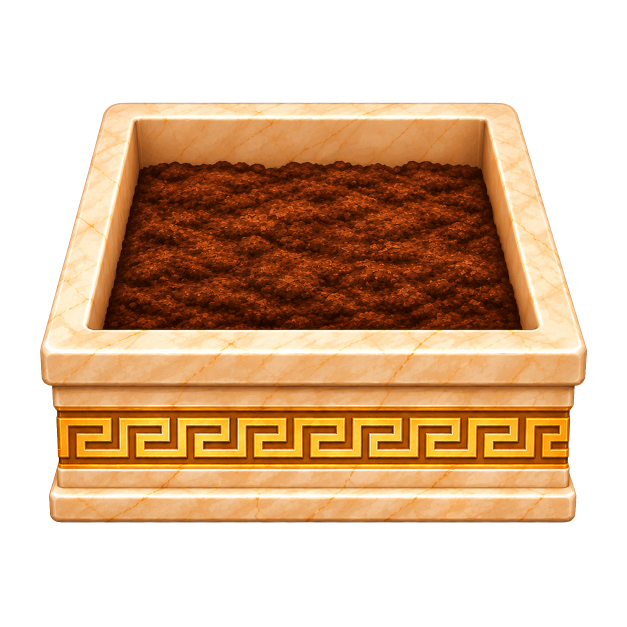
#> input picture herramientas/jardin/fuentes/maceta-frente-original.png, 1254 x 1254 px (shown at 1/2 size)
$ python -i preparar_terraza.py   (imports and definitions only)
#> lines starting #> are read from the running program, lines starting #| are printed output that depends on the picture; after the words box and inside, x2 and y2 are one past the last pixel; in counts of white or black regions, pixels touching at a corner belong together
"""
Jardín estoico v2: prepara las imágenes de la terraza sin maceteros (para acomodar macetas y adornos).

Uso:  python3 -I herramientas/jardin/preparar_terraza.py <carpeta con los PNG de ChatGPT> <carpeta public/jardin>

- Fondos sin maceteros  -> terraza-vertical.webp / terraza-horizontal.webp
- Maceta (la 1.ª de la columna de 5) -> maceta.webp  (+ medidas de la tierra)
- 12 adornos (2 hojas de 6)          -> adorno-<id>.webp
- Brasero apagado (sin la llama)     -> adorno-brasero-apagado.webp
- Granado (6 etapas)                 -> granado-0..5.webp (+ medidas para SPRITES)
- Fuego animado (GIF)                -> fuego.webp (WebP animado)
Imprime en JSON las medidas que van a src/screens/jardin/disposicion.ts.
"""
import json
import sys
from pathlib import Path

import numpy as np
from PIL import Image
from scipy import ndimage

src, dst = Path(sys.argv[1]), Path(sys.argv[2])
# [1 line not run here, left out]
medidas = {}


def piezas(path, minfrac=0.01):
    im = Image.open(path).convert('RGBA')
    a = np.array(im)[:, :, 3] > 40
    lab, n = ndimage.label(ndimage.binary_closing(a, iterations=3))
    sl = ndimage.find_objects(lab)
    sizes = ndimage.sum(a, lab, range(1, n + 1))
    grandes = [i for i in range(n) if sizes[i] > a.sum() * minfrac]
    # Cada pieza chica se suma a la grande más cercana
    caja = {i: [sl[i][1].start, sl[i][0].start, sl[i][1].stop, sl[i][0].stop] for i in grandes}
    for i in range(n):
        if i in caja or sizes[i] < 30:
            continue
        cy, cx = (sl[i][0].start + sl[i][0].stop) / 2, (sl[i][1].start + sl[i][1].stop) / 2
        j = min(grandes, key=lambda g: ((caja[g][0] + caja[g][2]) / 2 - cx) ** 2 + ((caja[g][1] + caja[g][3]) / 2 - cy) ** 2)
        c = caja[j]
        caja[j] = [min(c[0], sl[i][1].start), min(c[1], sl[i][0].start), max(c[2], sl[i][1].stop), max(c[3], sl[i][0].stop)]
    out = []
    for i in grandes:
        x0, y0, x1, y1 = caja[i]
        recorte = Image.fromarray(np.where((lab[y0:y1, x0:x1] > 0)[..., None] | (np.array(im)[y0:y1, x0:x1, 3:4] > 0), np.array(im)[y0:y1, x0:x1], 0).astype('uint8'), 'RGBA')
        out.append(((y0 + y1) / 2, x0, recorte))
    return out


def filas(lista, n_filas):
    lista = sorted(lista, key=lambda t: t[0])
    por = len(lista) // n_filas
    res = []
    for f in range(n_filas):
        res += sorted(lista[f * por:(f + 1) * por], key=lambda t: t[1])
    return [t[2] for t in res]


def guardar(im, nombre, maximo=None, calidad=82):
    if maximo and max(im.size) > maximo:
        im = im.copy()
        im.thumbnail((maximo, maximo), Image.LANCZOS)
    im.save(dst / nombre, 'WEBP', quality=calidad, method=6)
    return im


# Fondos
# [2 lines not run here, left out]

# Maceta: medidas de la tierra (para apoyar la planta)
# [1 line that did not run here, left out]
# [1 line that did not run here, left out]
# La tierra se midió a ojo sobre maceta.webp (la detección por color confunde la tierra con las vetas doradas).
# [1 line that did not run here, left out]

# Adornos
ids1 = ['reloj-arena', 'brasero', 'cojin-laurel', 'pergaminos', 'lira', 'esfera']
#> ids1 = ['reloj-arena', 'brasero', 'cojin-laurel', 'pergaminos', 'lira', 'esfera']
ids2 = ['farol', 'pergamino', 'corona', 'flores', 'reloj-sol', 'libros']
medidas['adornos'] = {}
# [18 lines not run here, left out]

# Granado (como las otras plantas: a la mitad de tamaño)
# [1 line that did not run here, left out]
medidas['granado'] = []
# [10 lines not run here, left out]
cuadros, tiempos = [], []
# [5 lines not run here, left out]
caja = None
# [3 lines not run here, left out]
cuadros = [c.crop(caja) for c in cuadros]
# [1 line not run here, left out]
# [1 line that did not run here, left out]

# [1 line not run here, left out]

>>> result = piezas('fuentes/maceta-frente-original.png')
#> call 3 of piezas, with path = 'fuentes/maceta-frente-original.png', minfrac = 0.01
#> in piezas, im is the input picture: PIL image 1254x1254 RGBA; mean R, G, B, A 99.1, 68, 40.3, 134.9
#> in piezas (call 3), `a = np.array(im)[:, :, 3] > 40`:
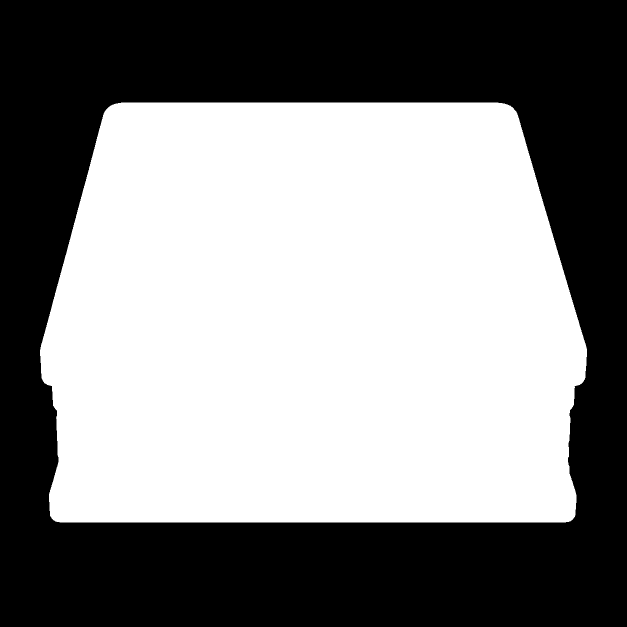
#> a: shape (1254, 1254) bool (shown at 1/2 size); 53% white; 1 black region, box (x1, y1, x2, y2) and area: (0, 0, 1254, 1254) 739581
#> in piezas (call 3), `lab, n = ndimage.label(ndimage.binary_closing(a, iterations=3))`: lab: shape (1254, 1254) int32; values 0 (black) and 1 (white), 53% white; 1 black region, box (x1, y1, x2, y2) and area: (0, 0, 1254, 1254) 739574
#> in piezas (call 3), `lab, n = ndimage.label(ndimage.binary_closing(a, iterations=3))`: n = 1
#> in piezas (call 3), `sl = ndimage.find_objects(lab)`: sl = 1 item
#> in piezas (call 3), `sizes = ndimage.sum(a, lab, range(1, n + 1))`: sizes = [832935]
#> in piezas (call 3), `grandes = [i for i in range(n) if sizes[i] > a.sum() * minfrac]`: grandes = [0]
#> in piezas (call 3), `caja = {i: [sl[i][1].start, sl[i][0].start, sl[i][1].stop, sl[i][0].st..`: caja = {0: [80, 205, 1174, 1045]}
#> the loop in piezas (call 3), `for i in grandes:` made 1 pass
#> pass 1, in piezas (call 3), `recorte = Image.fromarray(np.where((lab[y0:y1, x0:x1] > 0)[..., None] ..`:
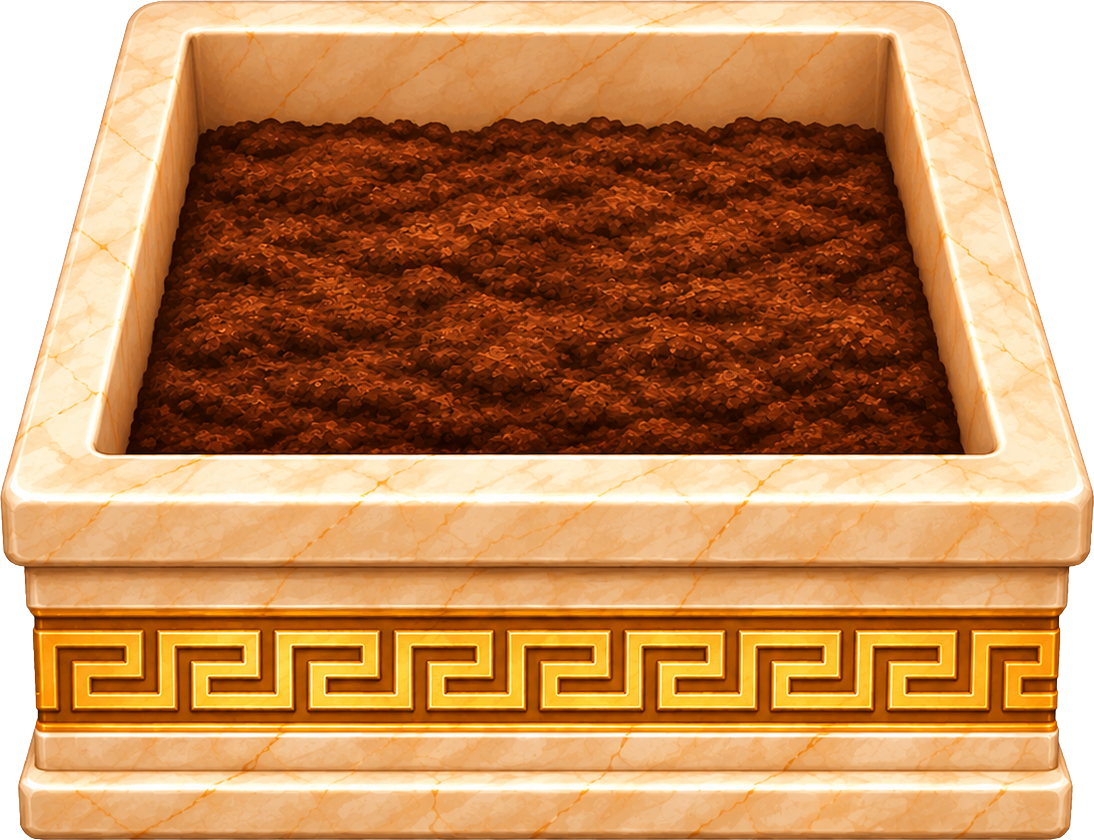
#> recorte: PIL image 1094x840 RGBA; mean R, G, B, A 169.5, 116.4, 69, 230.8; transparent parts drawn white
#> after the loop in piezas (call 3), `for i in grandes:`: out = 1 item
#> result = 1 item

$ run again, on familia/portada-filosofo.webp
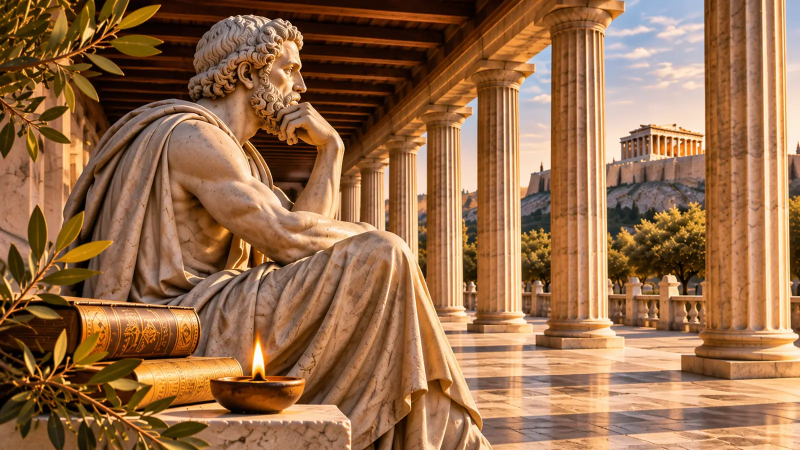
#> input picture familia/portada-filosofo.webp, 1600 x 900 px (shown at 1/2 size)
#> ids1 = ['reloj-arena', 'brasero', 'cojin-laurel', 'pergaminos', 'lira', 'esfera']
#> a: shape (900, 1600) bool; every value is 1
#> in piezas (call 3), `lab, n = ndimage.label(ndimage.binary_closing(a, iterations=3))`:
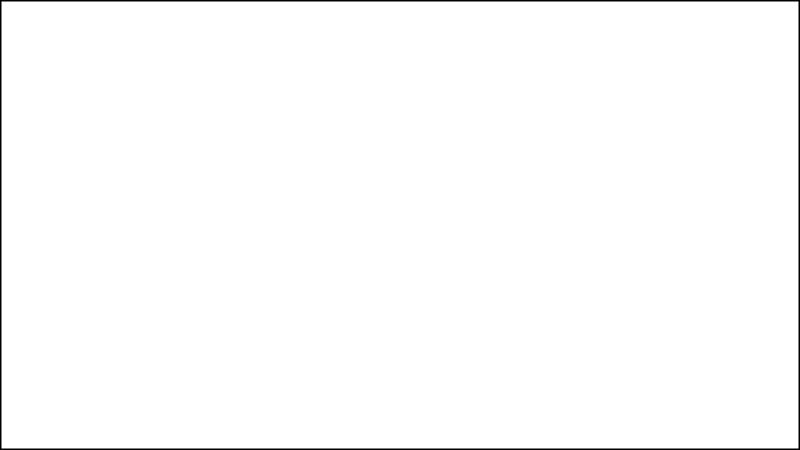
#> lab: shape (900, 1600) int32 (shown at 1/2 size); values 0 (black) and 1 (white), 99% white; 1 black region, box (x1, y1, x2, y2) and area: (0, 0, 1600, 900) 14964
#> n = 1
#> sl = 1 item
#> sizes = [1425036]
#> grandes = [0]
#> caja = {0: [3, 3, 1597, 897]}
#> the loop in piezas (call 3), `for i in grandes:` made 1 pass
#> pass 1, in piezas (call 3), `recorte = Image.fromarray(np.where((lab[y0:y1, x0:x1] > 0)[..., None] ..`:
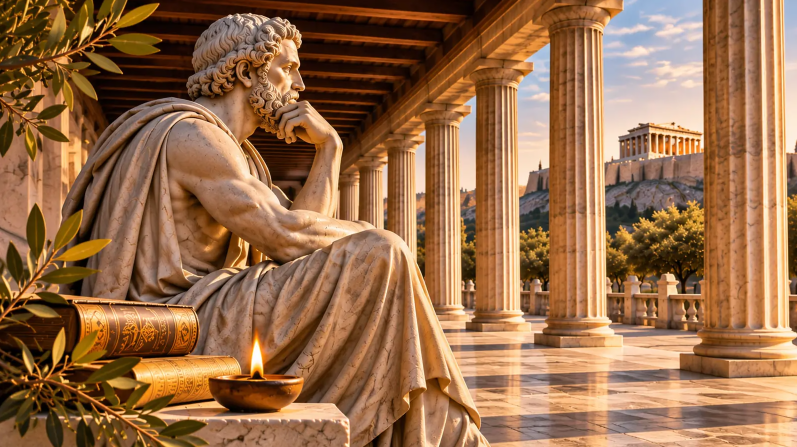
#> recorte: PIL image 1594x894 RGBA (shown at 1/2 size); mean R, G, B, A 151.7, 108.7, 73.8, 255
#> after the loop in piezas (call 3), `for i in grandes:`: out = 1 item
